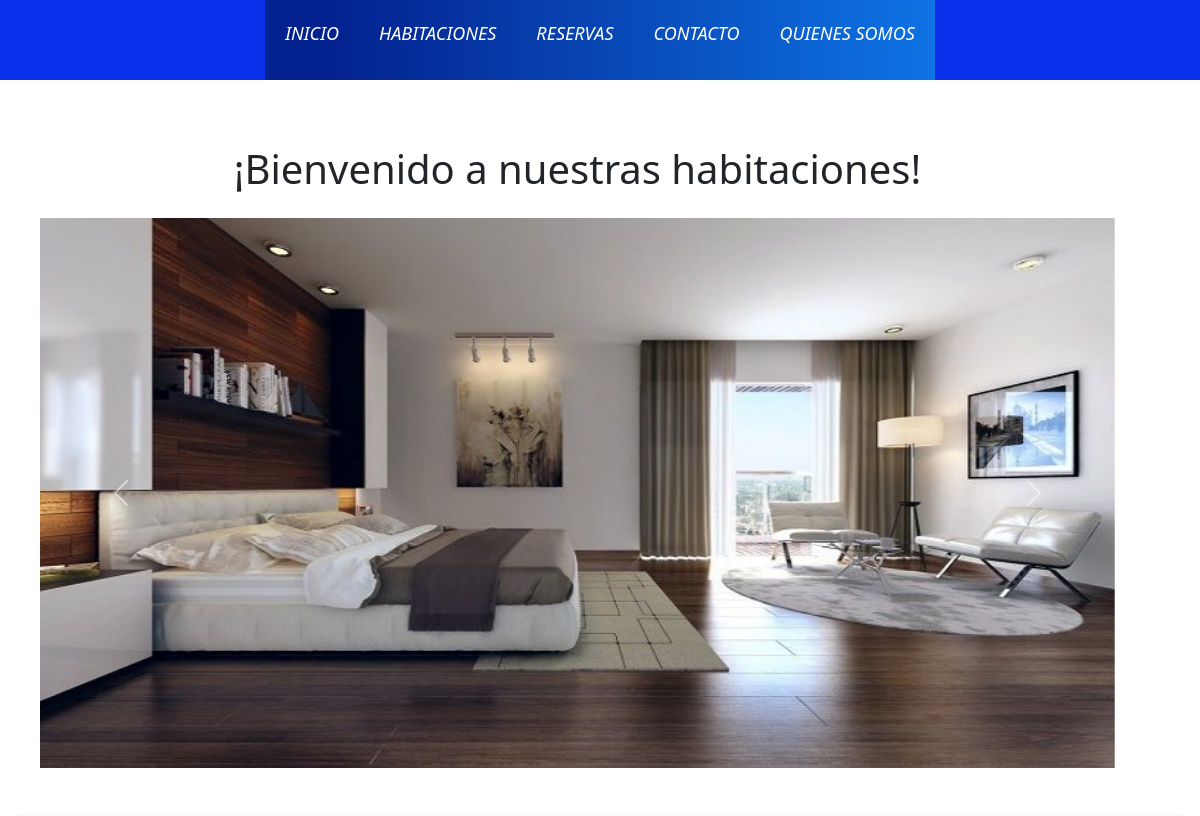
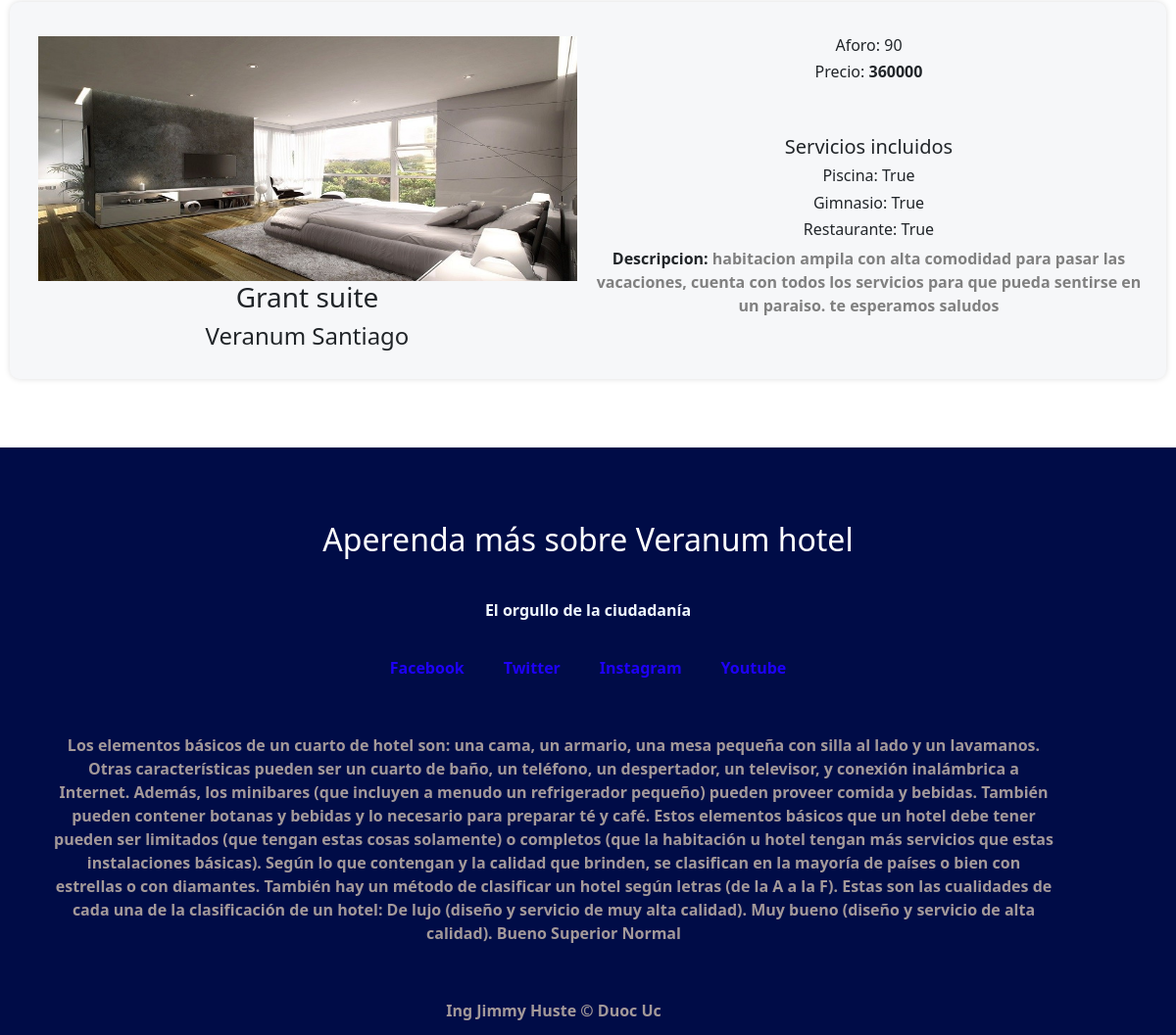
/Habitaciones/, run on the app's committed database (2 pictures, top to bottom).
### HoteleraApp/models.py (models this page shows, shortened)
class Habitacion(models.Model):
    tipo= models.CharField(max_length=50)
    aforo_max = models.IntegerField()
    precio = models.IntegerField(blank=True, null=True)
    descripcion= models.TextField()
    piscina = models.BooleanField(null=True)
    gimnasio = models.BooleanField(null=True)
    restaurante = models.BooleanField(null=True)
    imagen= models.ImageField(upload_to='reservas', null=True)
    habitacion= models.ForeignKey(Hotel, blank=True, null=True, on_delete=models.CASCADE)
    class Meta:
        verbose_name='Habitacion'
        verbose_name_plural='Habitaciones'
        db_table='Habitacion'

class Hotel(models.Model):
    nombre_hotel = models.CharField(max_length=50)
    ubicacion = models.CharField(max_length=50)
    piscina = models.BooleanField()
    gimnasio = models.BooleanField()
    restaurante = models.BooleanField()
    aforo_max = models.IntegerField()
    class Meta:
        verbose_name='Hotel'
        verbose_name_plural='Hoteles'
        db_table='Hotel'
    def __str__(self):
        return self.nombre_hotel

### HoteleraApp/views.py (the view)
# urls.py: path('Habitaciones/',Habitaciones),
def Habitaciones(request):
    habitaciones= Habitacion.objects.all()
    return render(request, "Habitaciones.html", {"habitaciones":habitaciones})

### HoteleraApp/templates/Habitaciones.html (shortened to what this page needs)
{% extends "PaginaPrincipal.html" %}
{% load static %}
{% block content%}
  <link href="https://cdn.jsdelivr.net/npm/bootstrap@5.0.2/dist/css/bootstrap.min.css" rel="stylesheet"
>
  <body class="content">
  <div class="cool">
    <h1> ¡Bienvenido a nuestras habitaciones!</h1>
    <div id="carouselExampleControls" class="carousel slide" data-bs-ride="carousel">
      <div class="carousel-inner">
        <div class="carousel-item active">
          <img src="{% static 'img/vip24.jpg' %}" class="d-block w-100" alt="...">
        </div>
      </div>
      <button class="carousel-control-prev" type="button" data-bs-target="#carouselExampleControls" data-bs-slide="prev">
        <span class="carousel-control-prev-icon" aria-hidden="true"></span>
      </button>
      <button class="carousel-control-next" type="button" data-bs-target="#carouselExampleControls" data-bs-slide="next">
        <span class="carousel-control-next-icon" aria-hidden="true"></span>
      </button>
    </div>
  </div>
    {% for Habitacion in habitaciones %}
    <div class="grid">
      <div class="g-col-6">
      <div class="g-col-6">
    <div class="mask">
      <div class="image-fluid">
        <a href="/Reserva/ "><img src="{{Habitacion.imagen.url}}" alt="imagen de habitaciones"></a>
      </div>
      <h3>{{Habitacion.tipo}}</h3>
      <div class="hotel">
        <h4>{{Habitacion.habitacion}}</h4>
      </div>
      <h6>Aforo: {{Habitacion.aforo_max}}</h6>
      <h6>Precio: <b>{{Habitacion.precio}}</h6> </p>
      <h5>Servicios incluidos</h5>
      <h6>Piscina: {{Habitacion.piscina}}</h6>
      <h6>Gimnasio: {{Habitacion.gimnasio}}</h6>
      <h6>Restaurante: {{Habitacion.restaurante}}</h6>
      <div><b class="descripcion">Descripcion:</b>
         <span>{{Habitacion.descripcion}}</span></div>
    </div>
  </div>
  </div>
    </div>
    {% endfor %}
  </body>
{%endblock%}

### HoteleraApp/templates/PaginaPrincipal.html (shortened to what this page needs)
{% load static %}
{% include "Header.html" %}
{% block content%}
{% endblock %}
{% include "Footer.html" %}

### HoteleraApp/templates/Header.html (shortened to what this page needs)
<link href="https://cdn.jsdelivr.net/npm/bootstrap@5.0.2/dist/css/bootstrap.min.css" rel="stylesheet">
<body>
<header class="header">
    <ul class="nav">
        <li><a href="/Inicio/"> Inicio</a></li>
        <li><a href="/Habitaciones/"> Habitaciones</a></li>
        <li><a href="/Reserva/"> Reservas</a></li>
        <li><a href="/Contacto/">Contacto</a></li>
        <li><a href="/Quienes_somos/">Quienes Somos</a></li>
    </ul>
</header>
</body>

### HoteleraApp/templates/Footer.html (shortened to what this page needs)
<html >
    <link rel="stylesheet" href="https://cdnjs.cloudflare.com/ajax/libs/font-awesome/5.15.4/css/brands.min.css" />
    <link rel="stylesheet" href="https://cdnjs.cloudflare.com/ajax/libs/font-awesome/5.15.4/css/brands.min.css" />
    <link rel="stylesheet" href="https://cdnjs.cloudflare.com/ajax/libs/font-awesome/5.15.4/css/all.min.css" />
<body>
    <div class="conianer">
        <div class="core">
            <h2> Aperenda más sobre Veranum hotel <br/></h2>
        </div>
        <strong>El orgullo de la ciudadanía</strong>
        <ul class="g-col-6">
            <li><a href="https://www.facebook.com/photo/?fbid=665272761587811&set=a.407867560661667">Facebook</a></li>
            <li><a href="https://twitter.com/login?lang=es">Twitter</a></li>
            <li><a href="https://www.instagram.com/accounts/edit/">Instagram</a></li>
            <li><a href="https://youtu.be/WVnzBBKrOms">Youtube</a></li>
        </ul>
        <p>Los elementos básicos de un cuarto de hotel son: una cama, un armario, una mesa pequeña con silla al lado y un lavamanos.
            Otras características pueden ser un cuarto de baño, un teléfono, un despertador, un televisor, y conexión inalámbrica a Internet. Además, los minibares (que incluyen a menudo un refrigerador pequeño) pueden proveer comida y bebidas. También pueden contener botanas y bebidas y lo necesario para preparar té y café.
            Estos elementos básicos que un hotel debe tener pueden ser limitados (que tengan estas cosas solamente) o completos (que la habitación u hotel tengan más servicios que estas instalaciones básicas). Según lo que contengan y la calidad que brinden, se clasifican en la mayoría de países o bien con estrellas o con diamantes. También hay un método de clasificar un hotel según letras (de la A a la F). Estas son las cualidades de cada una de la clasificación de un hotel:
            <th>
        	    De lujo (diseño y servicio de muy alta calidad).
            </th>
            <th>
             Muy bueno (diseño y servicio de alta calidad).
            </th>
            <th>Bueno</th>
            <th>Superior</th>
            <th>Normal</th>
        </p>
        <p> Ing Jimmy Huste &COPY; Duoc Uc</p>
    </div>
</body>
</html>

### HoteleraApp/templates/Header.html (style rules this page uses)
.nav { margin: 0px; padding: 0px; list-style: none; text-transform: uppercase; display: flex; }
.nav li a { margin: 10px; text-decoration: none; text-align: end; color: white; }
.nav { grid-area: nav; background: linear-gradient(90deg, #03228f 10%, #0e73e4 100%); }
.nav li { padding: 10px; }
.nav a { display: block; margin-left: 30px; margin-right: 30px; font-size: 18px; font-weight: lighter; color: white; text-decoration: none; transition: all 300ms; }
.header { background-color: rgb(10, 47, 234); height: 80px; text-align: left; font-style: italic; display: flex; justify-content: center; }

### HoteleraApp/templates/Habitaciones.html (style rules this page uses)
.content { justify-content: center; align-items: center; }
.mask { background: #f6f7f9; flex-grow: 1 1 1; border-radius: 10px; box-shadow: 0px 0px 6px #ddd; margin: 10px; padding-top: 35px; padding-bottom: 30px; padding-left: 25px; padding-right: 25px; flex-flow: column wrap; box-sizing: border-box; display: block; columns:20px; columns: 2; margin-bottom: 15px; }
.mask img { width: 100%; height: 30%; width: 550px; height: 250px; }
.cool img { width: 100%; height: 30%; width: 950px; height: 550px; }
.descripcion { flex-flow: column wrap; box-sizing: border-box; }
.content h1 { margin: 25px; text-align: center; }
.cool { margin-right: 45px; padding: 40px; }
span { color: gray; }

### HoteleraApp/templates/Footer.html (style rules this page uses)
.g-col-6 { margin: 0px; padding: 0px; list-style: none; display: flex; text-align: center; }
.g-col-6 li a { margin-top: 20px; margin: 20px; text-decoration: none; color: rgb(30, 1, 248); }
.conianer { background-color: hsl(230, 100%, 14%); height: 600px; text-align: center; align-items: flex-start; }
.conianer ul { text-align: center; justify-content: center; margin-top: 35px; }
.conianer .core { color: white; padding-top: 35px; margin: 20px; margin-top: 55px; }
strong { color: aliceblue; margin-top: 35px; padding: 35px; }
p { color: rgb(163, 153, 153); width: 85%; margin: 55px; }
.core h2 { margin: 40px; }

### data on the page
Habitacion: imagen (picture), tipo "Grant suite", habitacion "Veranum Santiago", aforo_max "90", precio "360000", piscina "True", gimnasio "True", restaurante "True", descripcion "habitacion ampila con alta comodidad para pasar las vacaciones, cuenta con todos los servicios para que pueda sentirse en un paraiso. te esperamos saludos"
